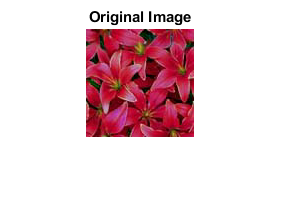
%> input picture Lab2/Part1/1.1/original.png, 282 x 201 px
$ octave --eval "fun2('1.1/original.png');"   (GNU Octave 9; MATLAB toolbox functions it lacks are replaced by stand-ins)
%> lines starting %> are read from the running program, lines starting %| are printed output that depends on the picture
function[]=fun2(ficheiroOriginal)
%> called with ficheiroOriginal = '1.1/original.png'

%1-importe uma imagem com o formato bitmap (espaco de cores RGB) e apresente essa imagem no ecra
im= imread(ficheiroOriginal);
%> im is the input picture: size 201x282x3 uint8; mean R, G, B 232.8, 207.8, 212.4
figure(1);
imshow(im)
title('Original Image');

%2-separe cada componente RGB numa matriz diferente e apresente no ecra cada uma delas
r = im(:, :, 1);
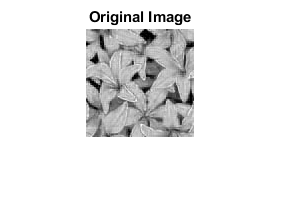
%> r: size 201x282 uint8; min 0, max 255, mean 232.8
g = im(:, :, 2);
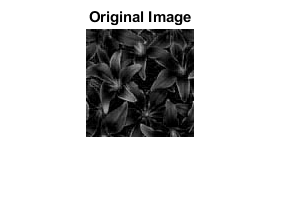
%> g: size 201x282 uint8; min 0, max 255, mean 207.8
b = im(:, :, 3);
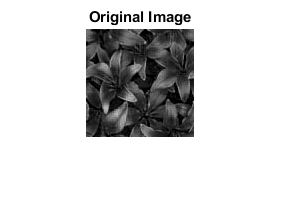
%> b: size 201x282 uint8; min 0, max 255, mean 212.4

figure(2);
imshow(r)
title('Red Image');

figure(3);
imshow(g)
title('Green Image');

figure(4);
imshow(b)
title('Blue Image');

%3-converta essa imagem para o espaco de cores YCbCr e apresente essa imagem no ecra

ycbcr = rgb2ycbcr(im);
%> ycbcr: size 201x282x3 uint8; mean of channels 1, 2, 3 201.3, 126.3, 138.6

figure(5);
imshow(ycbcr)
title('YCbCr Image');

%4-separe cada componente YCbCr numa matriz diferente e apresente no ecra cada uma delas
y = ycbcr(:,:,1);
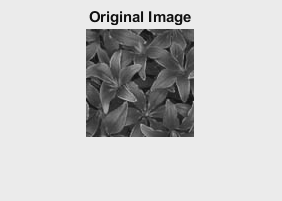
%> y: size 201x282 uint8; min 16, max 235, mean 201.3
cb = ycbcr(:,:,2);
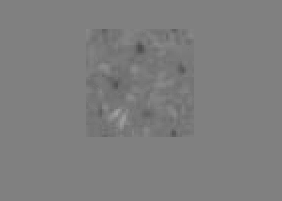
%> cb: size 201x282 uint8; min 78, max 162, mean 126.3
cr = ycbcr(:,:,3);
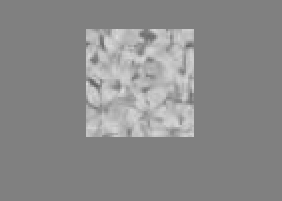
%> cr: size 201x282 uint8; min 97, max 220, mean 138.6

figure(6);
imshow(y)
title('Luminance Image');

figure(7);
imshow(cb)
title('Blue-difference Image');

figure(8);
imshow(cr)
title('Red-difference Image');

$ run again, on Lab2/Part1/1.1/hsv.png
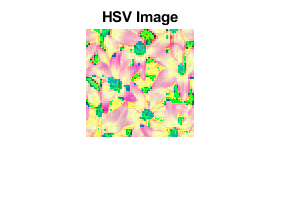
%> input picture Lab2/Part1/1.1/hsv.png, 282 x 201 px
%> in fun2, im is the input picture: size 201x282x3 uint8; mean R, G, B 244.1, 243.3, 233.4
%> ycbcr: size 201x282x3 uint8; mean of channels 1, 2, 3 224.2, 123.5, 129.1
%> in fun2, `y = ycbcr(:,:,1);`:
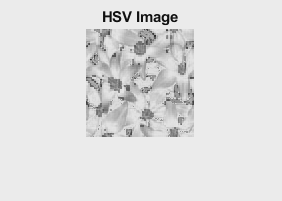
%> y: size 201x282 uint8; min 16, max 235, mean 224.2
%> in fun2, `cr = ycbcr(:,:,3);`:
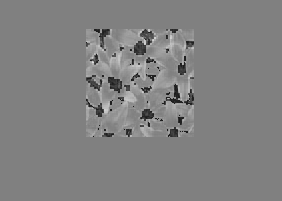
%> cr: size 201x282 uint8; min 25, max 222, mean 129.1
